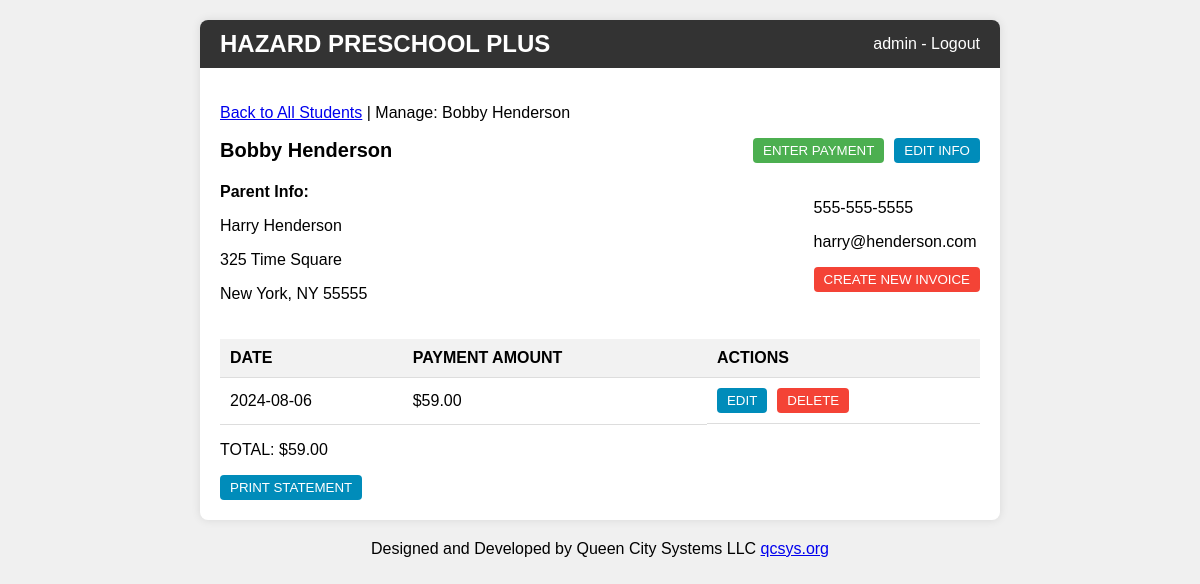
The app's page /manage/4 (signed in) with its own data.
### tables this page shows
CREATE TABLE users
                 (id INTEGER PRIMARY KEY AUTOINCREMENT,
                  username TEXT UNIQUE NOT NULL,
                  password TEXT NOT NULL);

CREATE TABLE Students (
    StudentID INTEGER PRIMARY KEY AUTOINCREMENT,
    ParentID INTEGER,
    FirstName VARCHAR(50) NOT NULL,
    LastName VARCHAR(50) NOT NULL, EnrollmentStatus VARCHAR(10) DEFAULT 'Active',
    FOREIGN KEY (ParentID) REFERENCES Parents(ParentID)
);

CREATE TABLE Parents (
    ParentID INTEGER PRIMARY KEY AUTOINCREMENT,
    FirstName VARCHAR(50) NOT NULL,
    LastName VARCHAR(50) NOT NULL,
    Address VARCHAR(100),
    City VARCHAR(50),
    State VARCHAR(50),
    ZipCode VARCHAR(10),
    Email VARCHAR(100),
    Phone VARCHAR(15)
);

CREATE TABLE Payments (
    PaymentID INTEGER PRIMARY KEY AUTOINCREMENT,
    StudentID INTEGER,
    Amount DECIMAL(10, 2) NOT NULL,
    DatePaid DATE NOT NULL,
    FOREIGN KEY (StudentID) REFERENCES Students(StudentID)
);

### app.py (the view)
@app.route('/manage/<int:student_id>')
@login_required
def manage(user, student_id):
    db = get_db()
    student = db.execute('SELECT * FROM Students WHERE StudentID = ?', (student_id,)).fetchone()
    if student is None:
        flash('Student not found.', 'error')
        return redirect(url_for('index'))
    parent = db.execute('SELECT * FROM Parents WHERE ParentID = ?', (student['ParentID'],)).fetchone()
    payments = db.execute('SELECT * FROM Payments WHERE StudentID = ?', (student_id,)).fetchall()
    db.close()
    total = 0;
    for payment in payments:
        total += payment['Amount']
    context = {
        'parent': parent,
        'student': student,
        'payments': payments,
        'total': total
    }
    return render_template('manage.html', username=user['username'], **context, datetime=datetime)

### utils.py (called while the page is built)
def get_db():
    db = sqlite3.connect('prek_billing.db')
    db.row_factory = sqlite3.Row
    return db

def login_required(f):
    @wraps(f)
    def decorated_function(*args, **kwargs):
        if 'user_id' not in session:
            return redirect(url_for('login'))
        db = get_db()
        user = db.execute('SELECT username FROM users WHERE id = ?', (session['user_id'],)).fetchone()
        db.close()
        return f(user=user, *args, **kwargs)
    return decorated_function

### templates/manage.html (shortened to what this page needs)
{% extends "base.html" %}
{% block content %}
<p> <a href="{{ url_for('index') }}">Back to All Students</a> | Manage: {{ student.FirstName }} {{ student.LastName }}</p>
<div class="student-info">
    <span class="student-name">{{ student.FirstName }} {{ student.LastName }}</span>
    <div class="actions">
        <form action="/enter_payment/{{ student.StudentID }}" method="get" style="display: inline;">
            <button class="button button-primary">ENTER PAYMENT</button>
        </form>
        <form action="/edit_student/{{ student.StudentID }}" method="get" style="display: inline;">
            <button class="button button-secondary" action="submit">EDIT INFO</button>
        </form>
    </div>
</div>
<div class="parent-info">
    <div>
        <strong>Parent Info:</strong>
        <p>{{ parent.FirstName }} {{ parent.LastName }}</p>
        <p>{{ parent.Address }}</p>
        <p>{{ parent.City }}, {{ parent.State }} {{ parent.Zipcode }}</p>
    </div>
    <div>
        <p>{{ parent.Phone }}</p>
        <p>{{ parent.Email }}</p>
        <form action="/bill_student/{{ student.StudentID }}" method="GET" style="display: inline;">
            <button class="button button-warning" action="submit">CREATE NEW INVOICE</button>
        </form>
    </div>
</div>
<table>
    <thead>
        <tr>
            <th>DATE</th>
            <th>PAYMENT AMOUNT</th>
            <th>ACTIONS</th>
        </tr>
    </thead>
    <tbody>
        {% for payment in payments %}
        <tr>
            <td>{{ payment.DatePaid }}</td>
            <td>${{ '%.2f' | format(payment.Amount) }}</td>
            <td class="actions">
                <form action="/edit_payment/{{ student.StudentID }}/{{ payment.PaymentID }}" method="post" style="display: inline;">
                    <button class="button button-secondary" action="submit">EDIT</button>
                </form>
                <form action="/delete_payment/{{ student.StudentID }}/{{ payment.PaymentID }}" method="POST" style="display: inline;">
                    <button class="button button-warning" action="submit" onclick="return confirm('Are you sure you want to delete this payment?');">DELETE</button>
                </form>
            </td>
        </tr>
        {% endfor %}
    </tbody>
</table>
<div class="total">
    <p>TOTAL: ${{ '%.2f' | format(total) }}</p>
    <form action="/generate_statement/{{ student.StudentID }}" method="POST" style="display: inline;">
        <button class="button button-secondary" action="submit">PRINT STATEMENT</button>
    </form>
</div>
{% endblock %}

### templates/base.html (shortened to what this page needs)
<!DOCTYPE html>
<html lang="en">
<head>
    <link rel="stylesheet" href="{{ url_for('static', filename='css/light_styles.css') }}">
</head>
<body>
    <div class="container">
        <header>
            <h1>HAZARD PRESCHOOL PLUS</h1>
            {% if username %}
                <a href="{{ url_for('logout') }}" class="logout">{{ username }} - Logout</a>
            {% endif %}
        </header>
        <div class="content">
            {% block content %}{% endblock %}
        </div>
    </div>
    <footer style="text-align: center; margin-top: 20px;">
        Designed and Developed by Queen City Systems LLC <a href="https://qcsys.org" target="_blank">qcsys.org</a>
    </footer>
</body>
</html>

### static/css/light_styles.css (style rules this page uses)
body { font-family: Arial, sans-serif; margin: 0; padding: 0; background-color: #f0f0f0; }
.container { max-width: 800px; margin: 20px auto; background-color: #fff; border-radius: 8px; box-shadow: 0 0 10px rgba(0,0,0,0.1); overflow: hidden; }
header { background-color: #333; color: #fff; padding: 10px 20px; display: flex; justify-content: space-between; align-items: center; }
h1 { margin: 0; font-size: 24px; }
.logout { color: #fff; text-decoration: none; }
.content { padding: 20px; }
.student-info { display: flex; justify-content: space-between; align-items: center; margin-bottom: 20px; }
.student-name { font-size: 20px; font-weight: bold; }
.parent-info { display: flex; justify-content: space-between; margin-bottom: 20px; }
table { width: 100%; border-collapse: collapse; }
th, td { padding: 10px; text-align: left; border-bottom: 1px solid #ddd; }
th { background-color: #f2f2f2; }
.actions { display: flex; gap: 10px; }
.button { padding: 5px 10px; border: none; border-radius: 4px; cursor: pointer; }
.button-primary { background-color: #4CAF50; color: white; }
.button-secondary { background-color: #008CBA; color: white; }
.button-warning { background-color: #f44336; color: white; }
form { display: grid; gap: 15px; }

### records on screen
users: username "admin"
Students: FirstName "Bobby", LastName "Henderson"
Parents: FirstName "Harry", LastName "Henderson", Address "325 Time Square", City "New York", State "NY", Zipcode "55555", Phone "555-555-5555", Email "harry@henderson.com"
Payments: DatePaid "2024-08-06", Amount "59.00"

### other values on screen
{{ '%.2f' | format(total) }} "59.00"
